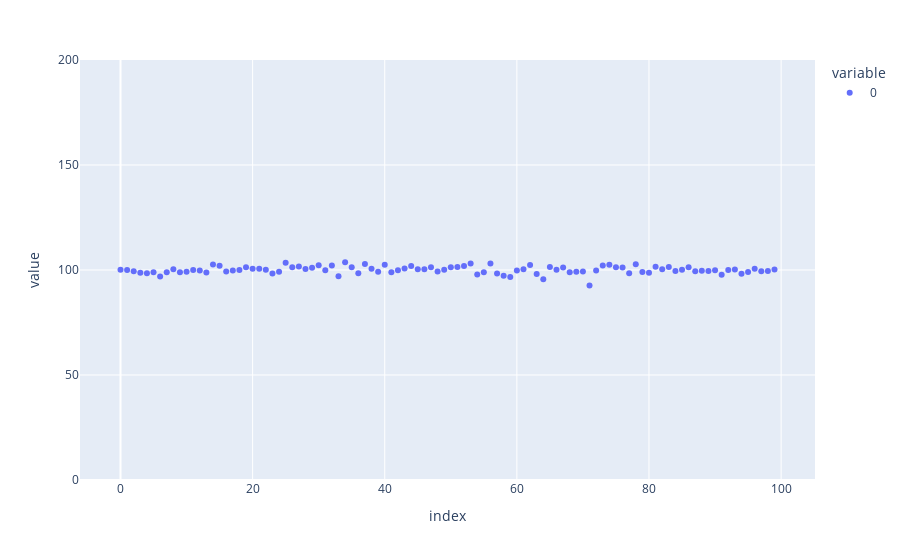

Notebook code for this chart:
### Code cell
batch_size = 20_000
estimated_average_count = 0.005
sensitivity = 5
true_query_result = 100

expected_result = estimated_average_count * batch_size

print(f"Expected result (prior): {expected_result}, true query result: {true_query_result}")


epsilon = get_epsilon_for_high_probability_relative_error_wrt_prior(
    sensitivity=sensitivity,
    expected_result=expected_result,
    relative_error=0.05,
    failure_probability=0.01
)

n_repetitions = 100
repeated_noisy_results = true_query_result*np.ones(n_repetitions) + np.random.laplace(scale=sensitivity / epsilon, size=n_repetitions)
px.scatter(repeated_noisy_results, range_y=[0,200])

### Figure 1 — Plotly figure (JSON) as saved in the notebook; plotly's stock layout.template omitted (floating-point values rounded to 4 significant figures)
{"data": [{"hovertemplate": "variable=0<br>index=%{x}<br>value=%{y}<extra></extra>", "legendgroup": "0", "marker": {"color": "#636efa", "symbol": "circle"}, "mode": "markers", "name": "0", "orientation": "v", "showlegend": true, "type": "scatter", "x": [0, 1, 2, 3, 4, 5, 6, 7, 8, 9, 10, 11, 12, 13, 14, 15, 16, 17, 18, 19, 20, 21, 22, 23, 24, 25, 26, 27, 28, 29, 30, 31, 32, 33, 34, 35, 36, 37, 38, 39, 40, 41, 42, 43, 44, 45, 46, 47, 48, 49, 50, 51, 52, 53, 54, 55, 56, 57, 58, 59, 60, 61, 62, 63, 64, 65, 66, 67, 68, 69, 70, 71, 72, 73, 74, 75, 76, 77, 78, 79, 80, 81, 82, 83, 84, 85, 86, 87, 88, 89, 90, 91, 92, 93, 94, 95, 96, 97, 98, 99], "xaxis": "x", "y": [100.1, 100.0, 99.42, 98.68, 98.49, 98.95, 96.95, 98.97, 100.3, 98.92, 99.19, 99.94, 99.72, 98.79, 102.6, 102.1, 99.3, 99.82, 99.95, 101.3, 100.6, 100.6, 100.1, 98.31, 99.12, 103.5, 101.3, 101.6, 100.4, 101.1, 102.3, 99.82, 102.1, 97.04, 103.7, 101.3, 98.48, 102.9, 100.6, 99.22, 102.5, 98.97, 99.91, 100.7, 101.9, 100.4, 100.4, 101.4, 99.28, 100.1, 101.3, 101.4, 101.9, 103.1, 97.82, 98.98, 103.1, 98.38, 97.31, 96.65, 99.7, 100.3, 102.4, 98.07, 95.59, 101.4, 100.2, 101.2, 98.95, 99.2, 99.27, 92.59, 99.81, 102.2, 102.5, 101.3, 101.2, 98.45, 102.7, 99.0, 98.73, 101.5, 100.3, 101.4, 99.58, 100.1, 101.3, 99.36, 99.68, 99.51, 99.93, 97.72, 100.0, 100.2, 98.16, 99.03, 100.6, 99.37, 99.51, 100.3], "yaxis": "y"}], "layout": {"legend": {"title": {"text": "variable"}, "tracegroupgap": 0}, "margin": {"t": 60}, "xaxis": {"anchor": "y", "domain": [0, 1], "title": {"text": "index"}}, "yaxis": {"anchor": "x", "domain": [0, 1], "range": [0, 200], "title": {"text": "value"}}}}
